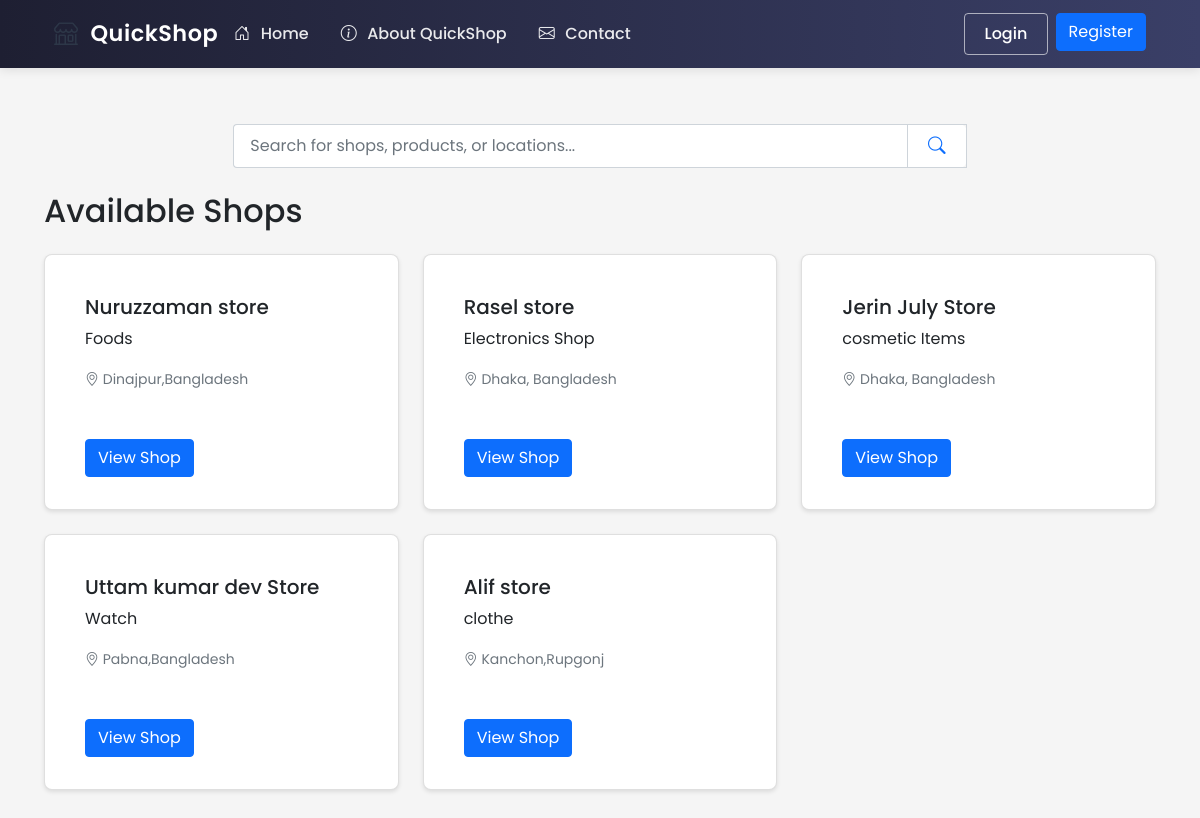
Page /shop/ on the earlier database version.
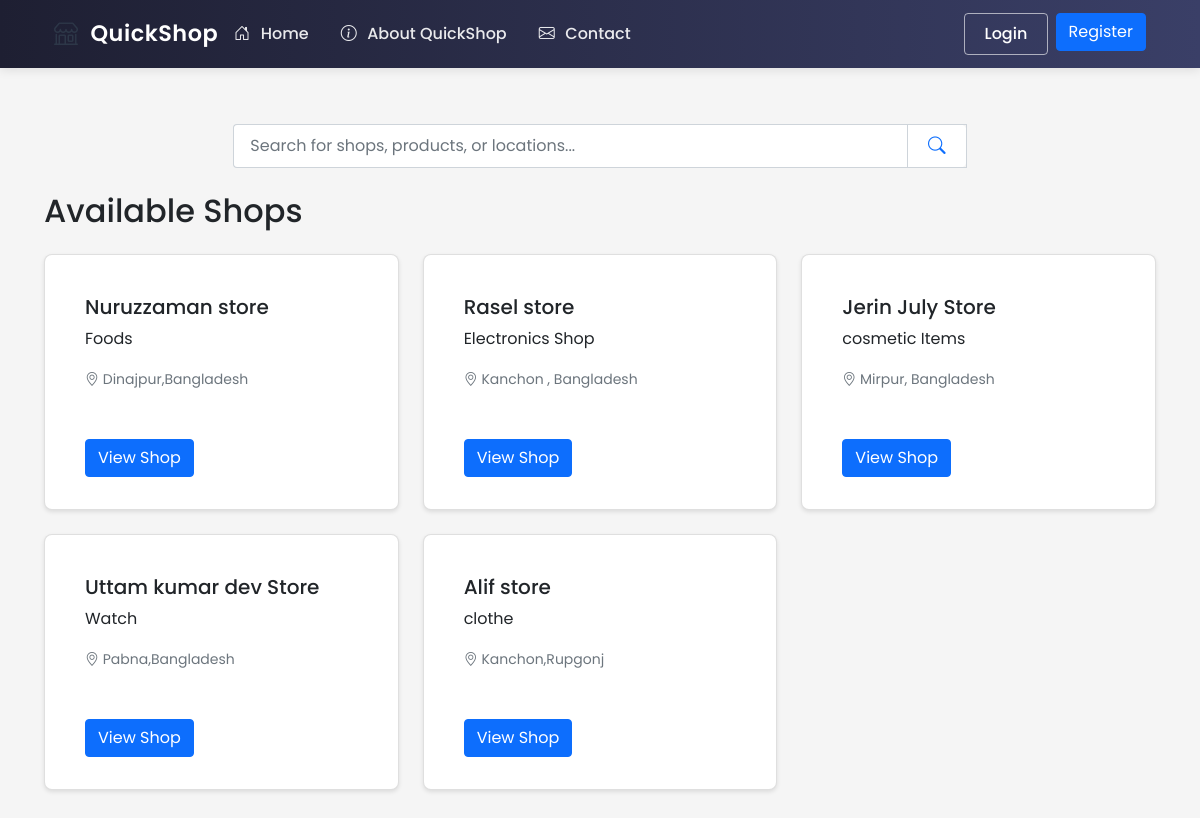
Same page on the later database version.
### ecommerce/models/shop.py (models this page shows, shortened)
class Shop(db.Model):
    id = db.Column(db.Integer, primary_key=True)
    name = db.Column(db.String(100), nullable=False)
    description = db.Column(db.Text)
    about = db.Column(db.Text)  # New field for shop-specific About content
    owner_id = db.Column(db.Integer, db.ForeignKey('user.id'), nullable=False)
    location_lat = db.Column(db.Float, nullable=False)
    location_lng = db.Column(db.Float, nullable=False)
    address = db.Column(db.String(200), nullable=False)
    phone = db.Column(db.String(20))
    email = db.Column(db.String(120))
    website = db.Column(db.String(200))
    business_hours = db.Column(db.Text)  # Stored as JSON string
    created_at = db.Column(db.DateTime, default=datetime.utcnow)
    is_active = db.Column(db.Boolean, default=True)
    products = db.relationship('Product', backref='shop', lazy=True)
    orders = db.relationship('Order', backref='shop', lazy=True)

### ecommerce/routes/shop.py (the view)
@shop_bp.route('/')
def index():
    shops = Shop.query.filter_by(is_active=True).all()
    return render_template('shop/index.html', shops=shops)

### ecommerce/templates/shop/index.html (shortened to what this page needs)
{% extends "base.html" %}
{% block content %}
<div class="container mt-4">
    <div class="row mb-4">
        <div class="col-md-8 mx-auto">
            {% with search_type='all' %}
            {% include 'includes/search_box.html' %}
            {% endwith %}
        </div>
    </div>
    <h2 class="mb-4">Available Shops</h2>
    <div class="row">
        {% for shop in shops %}
            <div class="col-md-4 mb-4">
                <div class="card h-100">
                    <div class="card-body">
                        <h5 class="card-title">{{ shop.name }}</h5>
                        <p class="card-text">{{ shop.description }}</p>
                        <p class="card-text">
                            <small class="text-muted">
                                <i class="bi bi-geo-alt"></i> {{ shop.address }}
                            </small>
                        </p>
                    </div>
                    <div class="card-footer bg-transparent border-top-0">
                        <a href="{{ url_for('shop.view', shop_id=shop.id) }}" class="btn btn-primary">
                            View Shop
                        </a>
                    </div>
                </div>
            </div>
        {% else %}
            <div class="col-12 text-center">
                <div class="alert alert-info">
                    No shops available at the moment.
                </div>
            </div>
        {% endfor %}
    </div>
</div>
{% endblock %}

### ecommerce/templates/base.html (shortened to what this page needs)
<!DOCTYPE html>
<html lang="en">
<head>
    <link href="https://cdn.jsdelivr.net/npm/bootstrap@5.1.3/dist/css/bootstrap.min.css" rel="stylesheet">
    <link rel="stylesheet" href="https://cdn.jsdelivr.net/npm/bootstrap-icons@1.7.2/font/bootstrap-icons.css">
    <link rel="stylesheet" href="{{ url_for('static', filename='css/style.css') }}">
</head>
<body class="d-flex flex-column min-vh-100">
    <nav class="navbar navbar-expand-lg navbar-light">
        <div class="container">
            <a class="logo" href="{{ url_for('main.index') }}">
                <span class="logo-icon">
                    <i class="bi bi-shop"></i>
                </span>
                <span class="logo">QuickShop</span>
            </a>
            <div class="collapse navbar-collapse" id="navbarNav">
                <ul class="navbar-nav me-auto">
                    {% if not current_user.is_authenticated %}
                    <li class="nav-item">
                        <a class="nav-link" href="{{ url_for('main.index') }}">
                            <i class="bi bi-house-door"></i> Home
                        </a>
                    </li>
                    <li class="nav-item">
                        <a class="nav-link" href="{{ url_for('main.about') }}">
                            <i class="bi bi-info-circle"></i> About QuickShop
                        </a>
                    </li>
                    {% endif %}
                    <li class="nav-item">
                        <a class="nav-link" href="{{ url_for('main.contact_page') }}">
                            <i class="bi bi-envelope"></i> Contact
                        </a>
                    </li>
                </ul>
                <ul class="navbar-nav ms-auto">
                    {% if current_user.is_authenticated %}
                        {% if current_user.role == 'admin' %}
                        <li class="nav-item">
                            <a class="nav-link" href="{{ url_for('admin.dashboard') }}">
                                <i class="bi bi-speedometer2"></i> Admin Panel
                            </a>
                        </li>
                        <li class="nav-item dropdown">
                            <a class="nav-link dropdown-toggle" href="#" role="button" data-bs-toggle="dropdown">
                                <i class="bi bi-gear"></i> Manage
                            </a>
                            <ul class="dropdown-menu">
                                <li><a class="dropdown-item" href="{{ url_for('admin.orders') }}">
                                    <i class="bi bi-box-seam"></i> Orders
                                </a></li>
                                <li><a class="dropdown-item" href="{{ url_for('admin.manage_shops') }}">
                                    <i class="bi bi-shop"></i> Shops
                                </a></li>
                                <li><a class="dropdown-item" href="{{ url_for('admin.settings') }}">
                                    <i class="bi bi-gear"></i> Settings
                                </a></li>
                            </ul>
                        </li>
                        {% elif current_user.role == 'shop_owner' %}
                        <li class="nav-item dropdown">
                            <a class="nav-link dropdown-toggle" href="#" role="button" data-bs-toggle="dropdown">
                                <i class="bi bi-shop"></i> Shop Management
                            </a>
                            <ul class="dropdown-menu">
                                <li><a class="dropdown-item" href="{{ url_for('shop.dashboard') }}">
                                    <i class="bi bi-speedometer2"></i> Dashboard
                                </a></li>
                                <li><a class="dropdown-item" href="{{ url_for('shop.orders') }}">
                                    <i class="bi bi-box-seam"></i> Orders
                                </a></li>
                                <li><a class="dropdown-item" href="{{ url_for('shop.manage') }}">
                                    <i class="bi bi-grid"></i> Products
                                </a></li>
                                {% if current_user.shop %}
                                <li><hr class="dropdown-divider"></li>
                                <li><a class="dropdown-item" href="{{ url_for('shop.about', shop_id=current_user.shop.id) }}">
                                    <i class="bi bi-info-circle"></i> About Shop
                                </a></li>
                                <li><a class="dropdown-item" href="{{ url_for('shop.contact', shop_id=current_user.shop.id) }}">
                                    <i class="bi bi-envelope"></i> Contact Info
                                </a></li>
                                {% endif %}
                                <li><hr class="dropdown-divider"></li>
                                <li><a class="dropdown-item" href="{{ url_for('shop.settings') }}">
                                    <i class="bi bi-gear"></i> Settings
                                </a></li>
                            </ul>
                        </li>
                        {% elif current_user.role == 'delivery' %}
                        <li class="nav-item">
                            <a class="nav-link" href="{{ url_for('delivery.dashboard') }}">
                                <i class="bi bi-speedometer2"></i> Dashboard
                            </a>
                        </li>
                        <li class="nav-item">
                            <a class="nav-link" href="{{ url_for('delivery.settings') }}">
                                <i class="bi bi-gear"></i> Settings
                            </a>
                        </li>
                        <li class="nav-item dropdown">
                            <a class="nav-link dropdown-toggle" href="#" role="button" data-bs-toggle="dropdown">
                                <i class="bi bi-person-circle"></i> {{ current_user.username }}
                            </a>
                            <ul class="dropdown-menu dropdown-menu-end">
                                <li><a class="dropdown-item" href="{{ url_for('auth.profile') }}">
                                    <i class="bi bi-person"></i> Profile
                                </a></li>
                                <li><hr class="dropdown-divider"></li>
                                <li><a class="dropdown-item" href="{{ url_for('auth.logout') }}">
                                    <i class="bi bi-box-arrow-right"></i> Logout
                                </a></li>
                            </ul>
                        </li>
                        {% else %}
                        <li class="nav-item">
                            <a class="nav-link position-relative" href="{{ url_for('main.cart') }}">
                                <i class="bi bi-cart"></i> Cart
                                <span class="position-absolute top-0 start-100 translate-middle badge rounded-pill bg-danger cart-count">
                                    0
                                </span>
                            </a>
                        </li>
                        <li class="nav-item dropdown">
                            <a class="nav-link dropdown-toggle" href="#" role="button" data-bs-toggle="dropdown">
                                <i class="bi bi-person"></i> My Account
                            </a>
                            <ul class="dropdown-menu">
                                <li><a class="dropdown-item" href="{{ url_for('user.dashboard') }}">
                                    <i class="bi bi-speedometer2"></i> Dashboard
                                </a></li>
                                <li><a class="dropdown-item" href="{{ url_for('user.orders') }}">
                                    <i class="bi bi-box-seam"></i> My Orders
                                </a></li>
                                <li><a class="dropdown-item" href="{{ url_for('user.negotiations') }}">
                                    <i class="bi bi-chat-dots"></i> Negotiations
                                </a></li>
                                <li><hr class="dropdown-divider"></li>
                                <li><a class="dropdown-item" href="{{ url_for('user.settings') }}">
                                    <i class="bi bi-gear"></i> Settings
                                </a></li>
                            </ul>
                        </li>
                        {% endif %}
                        <li class="nav-item dropdown">
                            <a class="nav-link dropdown-toggle" href="#" role="button" data-bs-toggle="dropdown">
                                <i class="bi bi-person-circle"></i> {{ current_user.username }}
                            </a>
                            <ul class="dropdown-menu dropdown-menu-end">
                                <li><a class="dropdown-item" href="{{ url_for('auth.profile') }}">
                                    <i class="bi bi-person"></i> Profile
                                </a></li>
                                <li><hr class="dropdown-divider"></li>
                                <li><a class="dropdown-item" href="{{ url_for('auth.logout') }}">
                                    <i class="bi bi-box-arrow-right"></i> Logout
                                </a></li>
                            </ul>
                        </li>
                    {% else %}
                        <li class="nav-item">
                            <a class="btn btn-outline-primary me-2" href="{{ url_for('auth.login') }}">Login</a>
                        </li>
                        <li class="nav-item">
                            <a class="btn btn-primary" href="{{ url_for('auth.register') }}">Register</a>
                        </li>
                    {% endif %}
                </ul>
            </div>
        </div>
    </nav>
    <main class="flex-shrink-0">
        {% block content %}{% endblock %}
    </main>
</body>
</html>

### ecommerce/templates/includes/search_box.html (shortened to what this page needs)
<form class="search-form" action="{{ url_for('main.search') }}" method="GET">
    <div class="input-group search-container">
        <input class="form-control search-input" type="search" name="q"
                          placeholder="Search for shops, products, or locations..."
                          value="{{ request.args.get('q', '') }}"
                          aria-label="Search" autocomplete="off">
        <button class="btn btn-outline-primary" type="submit">
            <i class="bi bi-search"></i>
        </button>
    </div>
</form>

### ecommerce/static/css/style.css (style rules this page uses)
* { margin: 0; padding: 0; box-sizing: border-box; }
html { height: 100%; }
body { font-family: 'Poppins', sans-serif; background-color: #f5f5f5; min-height: 100vh; display: flex; flex-direction: column; }
.logo { display: flex; align-items: center; gap: 0.75rem; text-decoration: none; }
.logo-icon { display: inline-flex; align-items: center; justify-content: center; font-size: 1.5rem; color: #2D3748; }
main { flex: 1 0 auto; padding: 2rem; width: 100%; max-width: 1200px; margin: 0 auto; }
.navbar { background: linear-gradient(to right, #1e1f32, #3a3f67); padding: 0.8rem 0; box-shadow: 0 2px 10px rgba(0, 0, 0, 0.1); position: sticky; top: 0; z-index: 1000; }
.navbar .container { padding: 0 1.5rem; }
.navbar-brand, .logo { color: #ffffff !important; font-size: 1.4rem; font-weight: 600; letter-spacing: 0.5px; padding: 0; }
.navbar .nav-link { color: rgba(255, 255, 255, 0.9) !important; font-weight: 500; padding: 0.5rem 1rem !important; transition: all 0.3s ease; position: relative; }
.navbar .nav-link::after { content: ''; position: absolute; bottom: 0; left: 50%; width: 0; height: 2px; background: #ffffff; transition: all 0.3s ease; transform: translateX(-50%); }
.navbar .nav-item .nav-link i { margin-right: 0.4rem; }
.navbar .btn-outline-primary { color: #ffffff; border-color: rgba(255, 255, 255, 0.6); padding: 0.5rem 1.2rem; font-weight: 500; transition: all 0.3s ease; }
.card { background: white; border-radius: 8px; box-shadow: 0 2px 4px rgba(0,0,0,0.1); padding: 1.5rem; margin-bottom: 1.5rem; }
.search-form { width: 100%; max-width: 800px; margin: 0 auto; }
.search-form .input-group { background: #fff; border-radius: 8px; transition: all 0.3s ease; }
.search-form .search-input { border-right: none; padding-left: 1rem; font-size: 1rem; }
.search-form .btn { padding: 0.5rem 1.25rem; display: flex; align-items: center; justify-content: center; }
.search-form .btn i { font-size: 1.1rem; }
.search-container { position: relative; }

### ecommerce/templates/includes/search_box.html (style rules this page uses)
.search-container { position: relative; }
.search-form .btn-outline-primary { border-color: #ced4da; }

Differences in the rows shown:
changed Shop "Rasel store": address "Dhaka, Bangladesh" → "Kanchon , Bangladesh"
changed Shop "Jerin July Store": address "Dhaka, Bangladesh" → "Mirpur, Bangladesh"
